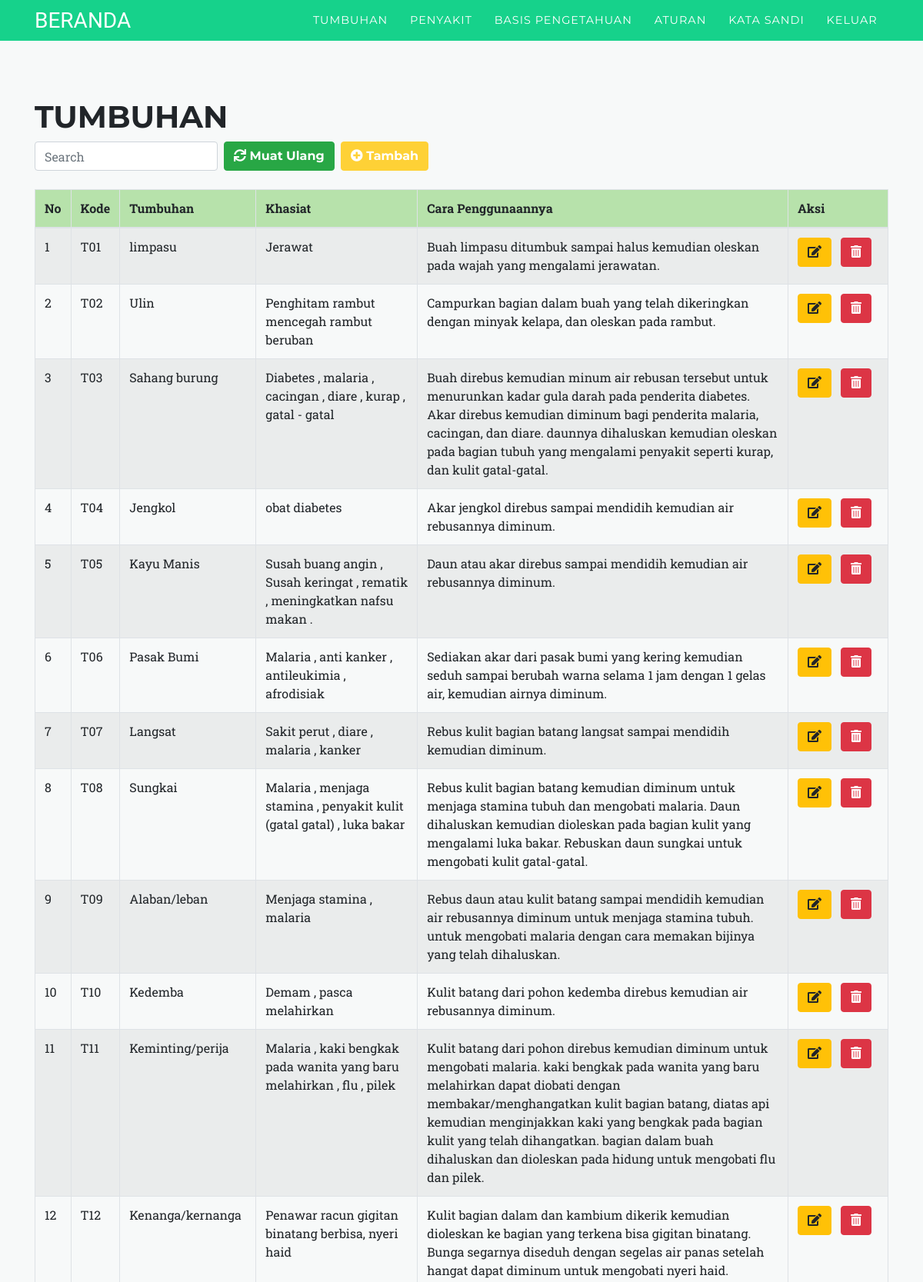
Screenshot of /index.php?m=tumbuhan (signed in, upper part) with the database file from the repository.
### tables this page shows
CREATE TABLE `tumbuhan` (
  `kode_tumbuhan` varchar(16) NOT NULL,
  `nama_tumbuhan` varchar(255) DEFAULT NULL,
  `khasiat` text DEFAULT NULL,
  `solusi` text DEFAULT NULL
);

### bahasa_indonesia.php (called while the page is built, shortened)
<?php
$lang_menu_pest = "TUMBUHAN";
$lang_menu_tumbuhan = "Tumbuhan";
$lang_menu_khasiat = "Khasiat";
$lang_menu_carapenggunaan = "Cara Penggunaannya";
$lang_menu_kode = "Kode";
$lang_menu_aksi = "Aksi";
$lang_menu_pencarian = "Search ";
$lang_menu_refresh = "Muat Ulang";
$lang_menu_tambah = "Tambah";
?>

### functions.php (called while the page is built, shortened)
<?php
$config["server"]='localhost';
$config["username"]='root';
$config["password"]='';
$config["database_name"]='dbtum';
include'includes/db.php';
$db = new DB($config['server'], $config['username'], $config['password'], $config['database_name']);
include'includes/general.php';

### includes/general.php (called while the page is built, shortened)
<?php
function esc_field($str){
    if (!get_magic_quotes_gpc())
        return addslashes($str);
    else
        return $str;
}

### includes/db.php (called while the page is built, shortened)
<?php
class DB{
    var $conn = null;
    public function __construct($host, $username, $passwd, $dbname){
        $this->conn = mysqli_connect($host, $username, $passwd, $dbname);
    }
    public function query($sql){
        $query = mysqli_query($this->conn, $sql) or die('<pre>Error mysqli_query: ' . mysqli_error($this->conn) . '<br />' . $sql . '</pre>');
        return $query;
    }
    public function get_results($sql){
        $query = $this->query($sql);
        $arr = array();
        while($row = mysqli_fetch_object($query)){
            $arr[] = $row;
        }
        return $arr;
    }
}

### tumbuhan.php (the view, shortened to what this page needs)
<br><br><br>
<div class="page-header">
    <h1><?php echo $lang_menu_pest;?></h1>
</div>
<div class="panel panel-default">
    <div class="panel-heading">
        <form class="form-inline">
            <div class="form-group">
                <input class="form-control" type="text" placeholder="<?php echo $lang_menu_pencarian;?>" name="q" value="<?=$_GET['q']?>" />
            </div>&nbsp;&nbsp;
            <div class="form-group">
                <button class="btn btn-success"><i class="fa fa-refresh" aria-hidden="true"></i> <?php echo $lang_menu_refresh;?></button>
            </div>&nbsp;&nbsp;
            <div class="form-group">
                <a class="btn btn-primary" href="?m=tumbuhan_tambah"><i class="fa fa-plus-circle" aria-hidden="true"></i> <?php echo $lang_menu_tambah;?></a>
            </div>
        </form>
    </div>
    <br>
    <div class="table-responsive">
        <table class="table table-bordered table-hover table-striped">
            <thead>
            	<tr style="background: #B7E2AB; border-radius: 10px;" class="container-fluid">
                <th>No</th>
                <th><?php echo $lang_menu_kode;?></th>
                <th><?php echo $lang_menu_tumbuhan;?></th>
                <th><?php echo $lang_menu_khasiat;?></th>
                <th><?php echo $lang_menu_carapenggunaan;?></th>
                <th><?php echo $lang_menu_aksi;?></th>
            </tr></thead>
            <?php
            $q = esc_field($_GET['q']);
            $rows = $db->get_results("SELECT * FROM tumbuhan
                WHERE kode_tumbuhan LIKE '%$q%' OR nama_tumbuhan LIKE '%$q%' OR khasiat LIKE '%$q%' OR solusi LIKE '%$q%' ORDER BY kode_tumbuhan");
            $no=0;
            foreach($rows as $row):?>
            <tr>
                <td class="danger"><?=++$no ?></td>
                <td class="info"><?=$row->kode_tumbuhan?></td>
                <td class="warning"><?=$row->nama_tumbuhan?></td>
                <td class="active" ><?=$row->khasiat?></td>
                <td class="active"><?=$row->solusi?></td>
                <td class="success" style="width: 130px;">
                    <a class="btn btn-xs btn-warning" href="?m=tumbuhan_ubah&ID=<?=$row->kode_tumbuhan?>"><i class="fa fa-edit" aria-hidden="true"></i></a>
                    <a class="btn btn-xs btn-danger" href="aksi.php?act=tumbuhan_hapus&ID=<?=$row->kode_tumbuhan?>" onclick="return confirm('Hapus data?')"><i class="fa fa-trash-alt" aria-hidden="true"></i></a>
                </td>
            </tr>
            <?php endforeach;?>
        </table>
    </div>
</div>

### biodata/css/modern-business.css (style rules this page uses)
body { padding-top: 56px; }

### rows the page displays
tumbuhan: kode_tumbuhan "T01", nama_tumbuhan "limpasu", khasiat "Jerawat", solusi "Buah limpasu ditumbuk sampai halus kemudian oleskan pada wajah yang mengalami jerawatan."
tumbuhan: kode_tumbuhan "T02", nama_tumbuhan "Ulin", khasiat "Penghitam rambut mencegah rambut beruban", solusi "Campurkan bagian dalam buah yang telah dikeringkan dengan minyak kelapa, dan oleskan pada rambut."
tumbuhan: kode_tumbuhan "T03", nama_tumbuhan "Sahang burung", khasiat "Diabetes , malaria , cacingan , diare , kurap , gatal - gatal", solusi "Buah direbus kemudian minum air rebusan tersebut untuk menurunkan kadar gula darah pada penderita diabetes. Akar direbus kemudian diminum bagi penderita malaria, cacingan, dan diare. daunnya dihaluskan kemudian oleskan pada bagian tubuh yang mengalami penyakit seperti kurap, dan kulit gatal-gatal."
tumbuhan: kode_tumbuhan "T04", nama_tumbuhan "Jengkol", khasiat "obat diabetes", solusi "Akar jengkol direbus sampai mendidih kemudian air rebusannya diminum."
tumbuhan: kode_tumbuhan "T05", nama_tumbuhan "Kayu Manis", khasiat "Susah buang angin , Susah keringat , rematik , meningkatkan nafsu makan .", solusi "Daun atau akar direbus sampai mendidih kemudian air rebusannya diminum."
tumbuhan: kode_tumbuhan "T06", nama_tumbuhan "Pasak Bumi", khasiat "Malaria , anti kanker , antileukimia , afrodisiak", solusi "Sediakan akar dari pasak bumi yang kering kemudian seduh sampai berubah warna selama 1 jam dengan 1 gelas air, kemudian airnya diminum."
tumbuhan: kode_tumbuhan "T07", nama_tumbuhan "Langsat", khasiat "Sakit perut , diare , malaria , kanker", solusi "Rebus kulit bagian batang langsat sampai mendidih kemudian diminum."
tumbuhan: kode_tumbuhan "T08", nama_tumbuhan "Sungkai", khasiat "Malaria , menjaga stamina , penyakit kulit (gatal gatal) , luka bakar", solusi "Rebus kulit bagian batang kemudian diminum untuk menjaga stamina tubuh dan mengobati malaria. Daun dihaluskan kemudian dioleskan pada bagian kulit yang mengalami luka bakar. Rebuskan daun sungkai untuk mengobati kulit gatal-gatal."
tumbuhan: kode_tumbuhan "T09", nama_tumbuhan "Alaban/leban", khasiat "Menjaga stamina , malaria", solusi "Rebus daun atau kulit batang sampai mendidih kemudian air rebusannya diminum untuk menjaga stamina tubuh. untuk mengobati malaria dengan cara memakan bijinya yang telah dihaluskan."
tumbuhan: kode_tumbuhan "T10", nama_tumbuhan "Kedemba", khasiat "Demam , pasca melahirkan", solusi "Kulit batang dari pohon kedemba direbus kemudian air rebusannya diminum."
tumbuhan: kode_tumbuhan "T11", nama_tumbuhan "Keminting/perija", khasiat "Malaria , kaki bengkak pada wanita yang baru melahirkan , flu , pilek", solusi "Kulit batang dari pohon direbus kemudian diminum untuk mengobati malaria. kaki bengkak pada wanita yang baru melahirkan dapat diobati dengan membakar/menghangatkan kulit bagian batang, diatas api kemudian menginjakkan kaki yang bengkak pada bagian kulit yang telah dihangatkan. bagian dalam buah dihaluskan dan dioleskan pada hidung untuk mengobati flu dan pilek."
tumbuhan: kode_tumbuhan "T12", nama_tumbuhan "Kenanga/kernanga", khasiat "Penawar racun gigitan binatang berbisa, nyeri haid", solusi "Kulit bagian dalam dan kambium dikerik kemudian dioleskan ke bagian yang terkena bisa gigitan binatang. Bunga segarnya diseduh dengan segelas air panas setelah hangat dapat diminum untuk mengobati nyeri haid."

### other values shown
$lang_judul "BERANDA"
$lang_menu_pest "TUMBUHAN"
$lang_menu_indication "PENYAKIT"
$lang_menu_knowledgebased "BASIS PENGETAHUAN"
$lang_menu_rules "ATURAN"
$lang_menu_password "KATA SANDI"
$lang_menu_logout "KELUAR"
$lang_menu_refresh "Muat Ulang"
$lang_menu_tambah "Tambah"
$lang_menu_kode "Kode"
$lang_menu_tumbuhan "Tumbuhan"
$lang_menu_khasiat "Khasiat"
$lang_menu_carapenggunaan "Cara Penggunaannya"
$lang_menu_aksi "Aksi"
